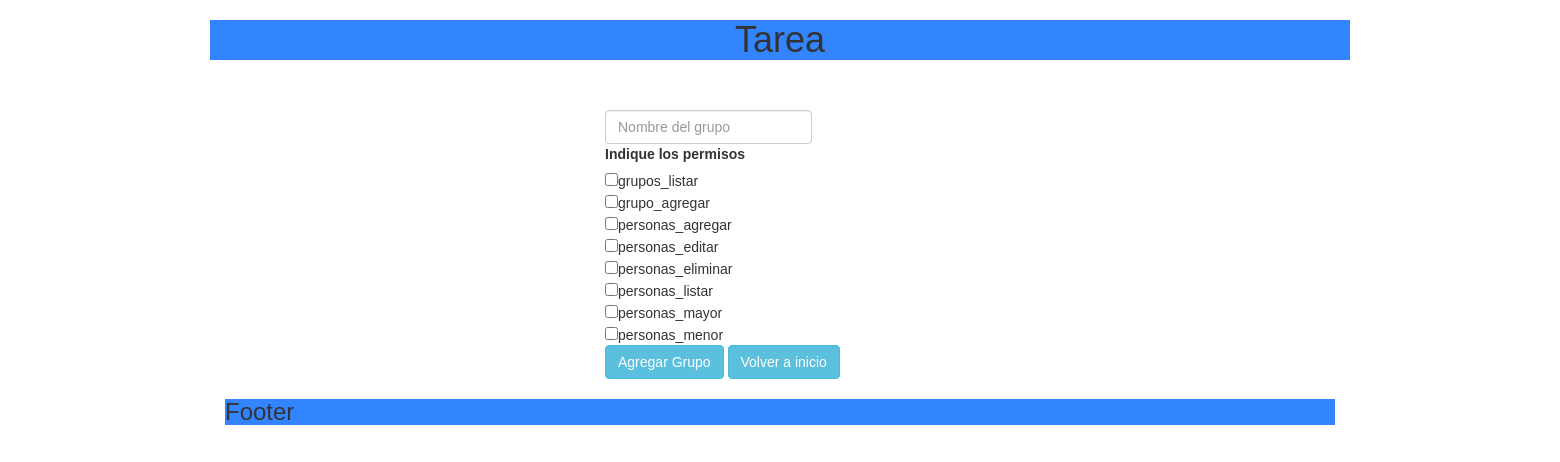
The app's page /agregarGrupo.php, older data.
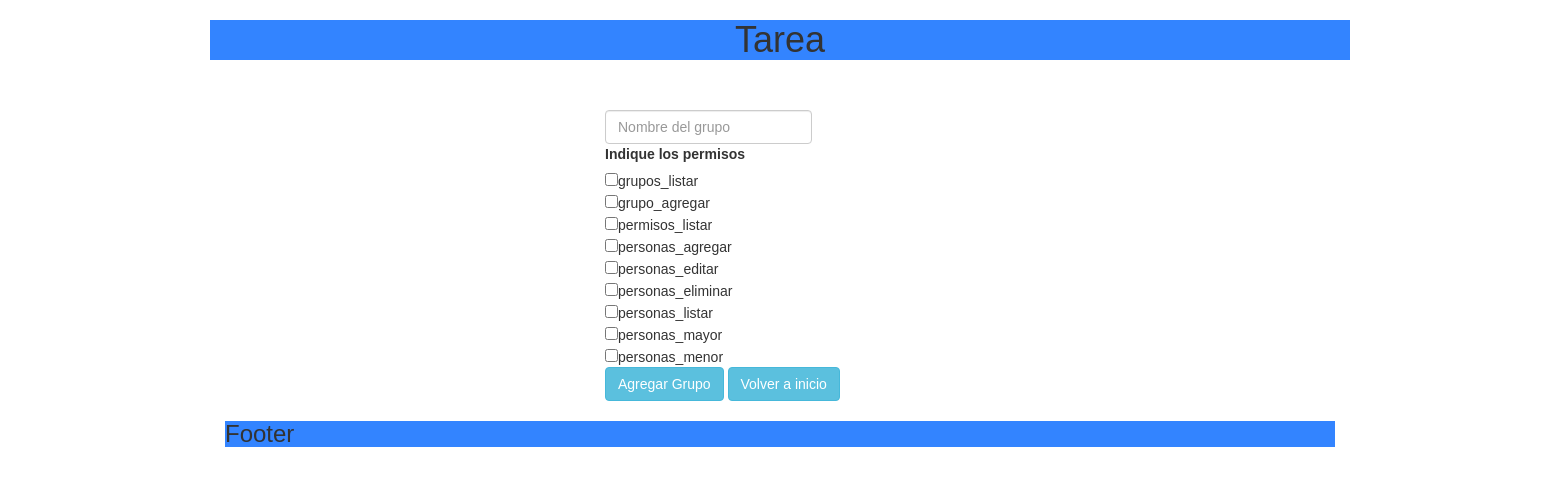
The same page, newer data.
### tables this page shows
CREATE TABLE `permisos` (
  `id` int(11) NOT NULL,
  `name` varchar(255) NOT NULL
);

### functions/funciones.php (called while the page is built, shortened)
<?php
function getPermisos() {
    $pdo = conectar();
    $statement = $pdo->prepare("SELECT *"
            . "FROM permisos");
    $statement->execute();
    $result = $statement->fetchAll();
    return $result;
}
?>

### web/agregarGrupo.php (the view, shortened to what this page needs)
<?php
require_once("../functions/funciones.php");
?>
<!DOCTYPE html>
<html>
    <head>
        <?php
        $rootpath = $_SERVER['DOCUMENT_ROOT'];
        $path = $rootpath . '/pruebas/_partials/head.php';
        include_once($path);
        ?>
    </head>
    <body>
        <?php
        $path = $rootpath . '/pruebas/_partials/header.php';
        include_once($path);
        ?>
        <br/>
        <br/>
        <div id="formAgregar" class="container col-md-12 col-md-offset-4">
            <form class="form-inline" action="../functions/funAgregarGrupo.php" method="POST">
                <input type="text" class="form-control" placeholder="Nombre del grupo" name="nameGroup"><br/>
                <label>Indique los permisos</label><br/>
                <?php
                foreach(getPermisos() as $permiso){
                ?>
                <input type="checkbox" name="permisos[]" value="<?php echo $permiso['id']?>"><?php echo $permiso['name'] ?><br/>
                <?php
                }
                ?>
                <input type="submit" value="Agregar Grupo" class="btn btn-info">
                <a href="index.php" class="btn btn-info">Volver a inicio</a>
            </form>
        </div>
         <?php
        $path = $rootpath . '/pruebas/_partials/footer.php';
        include_once($path);
        ?>
    </body>
</html>

### _partials/head.php (shortened to what this page needs)
<link href="../web/bootstrap-3.3.7/css/bootstrap.min.css" rel="stylesheet" type="text/css"/>
<link href="../web/css/main.css" rel="stylesheet" type="text/css"/>

### _partials/header.php
<div class="container">
<div id="header">
    <h1 style="text-align:center;">Tarea</h1>
</div>

### _partials/footer.php
<div class="col-md-12">
    <footer>
        <h3>Footer</h3>
    </footer>
</div>
</div>

### web/css/main.css (style rules this page uses)
body { font-family: sans-serif; }
#header, footer { background-color: #3384FF ; width: 100%; }

Row changes from the older to the newer data that the page shows:
added permisos: name "permisos_listar"
